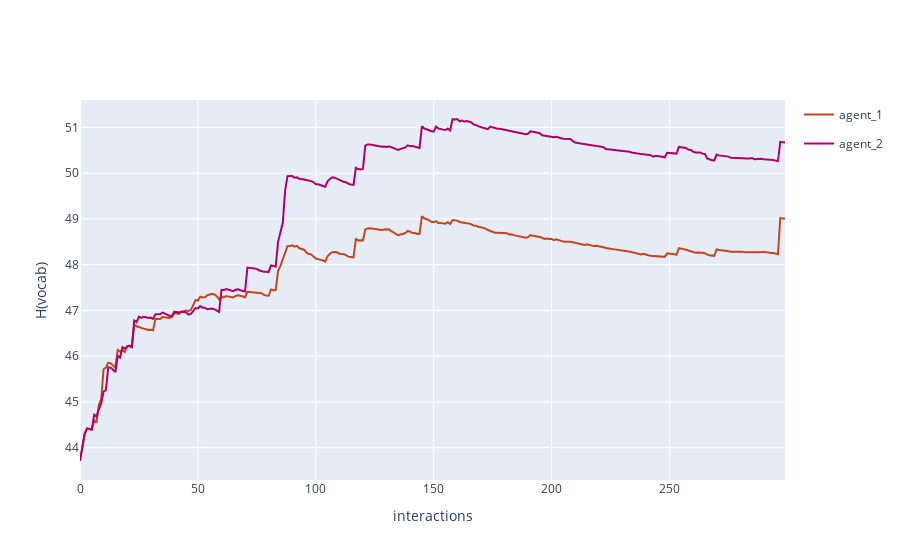

Notebook cell for this chart:
### Code cell
fig = multi_agent_update_plot_from_df(H_dif)
fig.update_layout(
    # title='Dyadic interaction in a random environment',
    yaxis_title='H(vocab)',
    xaxis_title='interactions'
)
fig.show()

### Figure 1 — Plotly figure (JSON) as saved in the notebook; plotly's stock layout.template omitted (floating-point values rounded to 4 significant figures; data arrays with more than 128 entries replaced by an {"elided": "..."} marker saying what was removed)
{"data": [{"legendgroup": "agent_1", "line": {"color": "#C4451C"}, "mode": "lines", "name": "agent_1", "showlegend": true, "x": {"elided": "300 int values"}, "y": {"elided": "300 float values"}, "type": "scatter"}, {"legendgroup": "agent_2", "line": {"color": "#B00068"}, "mode": "lines", "name": "agent_2", "showlegend": true, "x": {"elided": "300 int values"}, "y": {"elided": "300 float values"}, "type": "scatter"}], "layout": {"yaxis": {"title": {"text": "H(vocab)"}}, "xaxis": {"title": {"text": "interactions"}}}}
